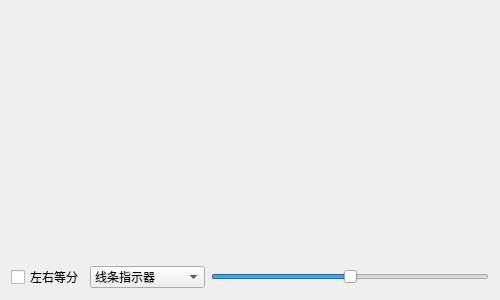
<?xml version="1.0" encoding="UTF-8"?>
<ui version="4.0">
 <class>FrmScaleKnob</class>
 <widget class="QWidget" name="FrmScaleKnob">
  <property name="geometry">
   <rect>
    <x>0</x>
    <y>0</y>
    <width>500</width>
    <height>300</height>
   </rect>
  </property>
  <property name="windowTitle">
   <string>Form</string>
  </property>
  <layout class="QGridLayout" name="gridLayout_2">
   <item row="1" column="2">
    <widget class="QSlider" name="horizontalSlider">
     <property name="minimum">
      <number>-100</number>
     </property>
     <property name="maximum">
      <number>100</number>
     </property>
     <property name="singleStep">
      <number>1</number>
     </property>
     <property name="orientation">
      <enum>Qt::Horizontal</enum>
     </property>
    </widget>
   </item>
   <item row="1" column="0">
    <widget class="QCheckBox" name="ckDouble">
     <property name="text">
      <string>左右等分</string>
     </property>
    </widget>
   </item>
   <item row="0" column="0" colspan="3">
    <widget class="QWidget" name="widget" native="true">
     <layout class="QGridLayout" name="gridLayout">
      <property name="leftMargin">
       <number>9</number>
      </property>
      <property name="topMargin">
       <number>9</number>
      </property>
      <property name="rightMargin">
       <number>9</number>
      </property>
      <property name="bottomMargin">
       <number>9</number>
      </property>
      <property name="spacing">
       <number>0</number>
      </property>
      <item row="1" column="0">
       <widget class="QLabel" name="labValue1">
        <property name="text">
         <string/>
        </property>
        <property name="alignment">
         <set>Qt::AlignCenter</set>
        </property>
       </widget>
      </item>
      <item row="1" column="2">
       <widget class="QLabel" name="labValue3">
        <property name="text">
         <string/>
        </property>
        <property name="alignment">
         <set>Qt::AlignCenter</set>
        </property>
       </widget>
      </item>
      <item row="4" column="0">
       <widget class="QLabel" name="labValue4">
        <property name="text">
         <string/>
        </property>
        <property name="alignment">
         <set>Qt::AlignCenter</set>
        </property>
       </widget>
      </item>
      <item row="4" column="2">
       <widget class="QLabel" name="labValue6">
        <property name="text">
         <string/>
        </property>
        <property name="alignment">
         <set>Qt::AlignCenter</set>
        </property>
       </widget>
      </item>
      <item row="1" column="1">
       <widget class="QLabel" name="labValue2">
        <property name="text">
         <string/>
        </property>
        <property name="alignment">
         <set>Qt::AlignCenter</set>
        </property>
       </widget>
      </item>
      <item row="4" column="1">
       <widget class="QLabel" name="labValue5">
        <property name="text">
         <string/>
        </property>
        <property name="alignment">
         <set>Qt::AlignCenter</set>
        </property>
       </widget>
      </item>
      <item row="0" column="2">
       <widget class="QEXTScaleKnob" name="gaugeMini3" native="true">
        <property name="sizePolicy">
         <sizepolicy hsizetype="Preferred" vsizetype="Expanding">
          <horstretch>0</horstretch>
          <verstretch>0</verstretch>
         </sizepolicy>
        </property>
       </widget>
      </item>
      <item row="3" column="2">
       <widget class="QEXTScaleKnob" name="gaugeMini6" native="true">
        <property name="sizePolicy">
         <sizepolicy hsizetype="Preferred" vsizetype="Expanding">
          <horstretch>0</horstretch>
          <verstretch>0</verstretch>
         </sizepolicy>
        </property>
       </widget>
      </item>
      <item row="0" column="0">
       <widget class="QEXTScaleKnob" name="gaugeMini1" native="true">
        <property name="sizePolicy">
         <sizepolicy hsizetype="Preferred" vsizetype="Expanding">
          <horstretch>0</horstretch>
          <verstretch>0</verstretch>
         </sizepolicy>
        </property>
       </widget>
      </item>
      <item row="3" column="1">
       <widget class="QEXTScaleKnob" name="gaugeMini5" native="true">
        <property name="sizePolicy">
         <sizepolicy hsizetype="Preferred" vsizetype="Expanding">
          <horstretch>0</horstretch>
          <verstretch>0</verstretch>
         </sizepolicy>
        </property>
       </widget>
      </item>
      <item row="3" column="0">
       <widget class="QEXTScaleKnob" name="gaugeMini4" native="true">
        <property name="sizePolicy">
         <sizepolicy hsizetype="Preferred" vsizetype="Expanding">
          <horstretch>0</horstretch>
          <verstretch>0</verstretch>
         </sizepolicy>
        </property>
       </widget>
      </item>
      <item row="0" column="1">
       <widget class="QEXTScaleKnob" name="gaugeMini2" native="true">
        <property name="sizePolicy">
         <sizepolicy hsizetype="Preferred" vsizetype="Expanding">
          <horstretch>0</horstretch>
          <verstretch>0</verstretch>
         </sizepolicy>
        </property>
       </widget>
      </item>
      <item row="2" column="0">
       <widget class="QLabel" name="label">
        <property name="text">
         <string/>
        </property>
       </widget>
      </item>
     </layout>
    </widget>
   </item>
   <item row="1" column="1">
    <widget class="QComboBox" name="cboxPointerStyle">
     <property name="minimumSize">
      <size>
       <width>100</width>
       <height>0</height>
      </size>
     </property>
     <item>
      <property name="text">
       <string>线条指示器</string>
      </property>
     </item>
     <item>
      <property name="text">
       <string>指针指示器</string>
      </property>
     </item>
     <item>
      <property name="text">
       <string>圆角指针指示器</string>
      </property>
     </item>
     <item>
      <property name="text">
       <string>三角指示器</string>
      </property>
     </item>
    </widget>
   </item>
  </layout>
 </widget>
 <customwidgets>
  <customwidget>
   <class>QEXTScaleKnob</class>
   <extends>QWidget</extends>
   <header>qextScaleKnob.h</header>
   <container>1</container>
  </customwidget>
 </customwidgets>
 <resources/>
 <connections/>
</ui>
